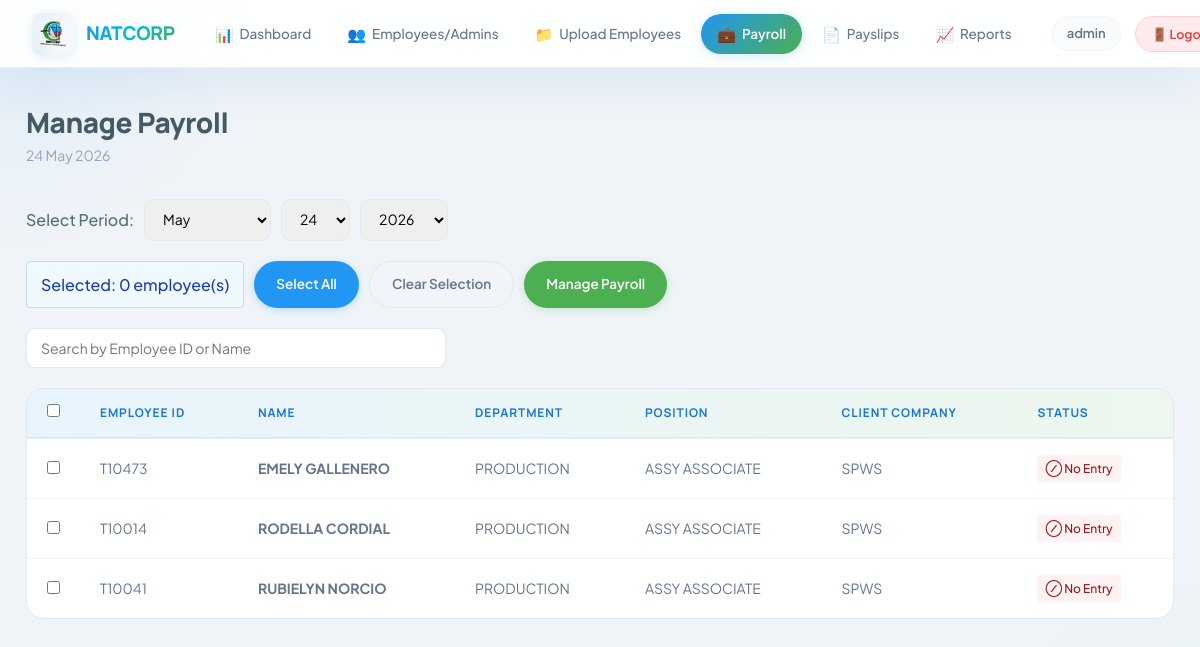
The app's page /admin/manage_payroll.php (signed in) with its own data.
### tables this page shows
CREATE TABLE `employees` (
  `id` int(11) NOT NULL,
  `user_id` int(11) NOT NULL,
  `employee_id` varchar(50) NOT NULL,
  `first_name` varchar(100) NOT NULL,
  `last_name` varchar(100) NOT NULL,
  `email` varchar(100) NOT NULL,
  `department` varchar(100) DEFAULT NULL,
  `position` varchar(100) DEFAULT NULL,
  `client_company` varchar(100) DEFAULT NULL,
  `phone` varchar(20) DEFAULT NULL,
  `dob` date DEFAULT NULL,
  `date_of_joining` date DEFAULT NULL,
  `status` enum('active','inactive') DEFAULT 'active',
  `created_at` timestamp NOT NULL DEFAULT current_timestamp(),
  `updated_at` timestamp NOT NULL DEFAULT current_timestamp() ON UPDATE current_timestamp()
);

### admin/manage_payroll.php (the view, shortened to what this page needs)
<?php
$base_path = dirname(dirname(__FILE__));
require_once $base_path . '/includes/Payroll.php';
$month = intval($_GET['month'] ?? date('m'));
$year = intval($_GET['year'] ?? date('Y'));
$day = intval($_GET['day'] ?? date('j'));
$employees_sql = "SELECT id, employee_id, first_name, last_name, department, position, client_company FROM employees WHERE status = 'active' ORDER BY first_name, last_name";
$employees_result = $conn->query($employees_sql);
$employees = $employees_result->fetch_all(MYSQLI_ASSOC);
$payroll_map = [];
?>
<!DOCTYPE html>
<html lang="en">
<head>
    <link rel="stylesheet" href="../assets/css/style.css">
</head>
<body>
    <?php include '../includes/admin_nav.php'; ?>
    <div class="main-content">
        <div class="page-header">
            <div>
                <h1>Manage Payroll</h1>
                <p class="subtitle"><?php echo date('j F Y', mktime(0, 0, 0, $month, $day, $year)); ?></p>
            </div>
        </div>
        <div class="payroll-selector">
            <div class="period-selector">
                <label style="font-weight: 500;">Select Period:</label>
                <select id="monthSelect" onchange="updatePeriod()">
                    <?php for ($i = 1; $i <= 12; $i++): ?>
                        <option value="<?php echo $i; ?>" <?php echo $i == $month ? 'selected' : ''; ?>>
                            <?php echo date('F', mktime(0, 0, 0, $i, 1)); ?>
                        </option>
                    <?php endfor; ?>
                </select>
                <select id="daySelect" onchange="updatePeriod()">
                    <?php for ($i = 1; $i <= 31; $i++): ?>
                        <option value="<?php echo $i; ?>" <?php echo $i == $day ? 'selected' : ''; ?>>
                            <?php echo $i; ?>
                        </option>
                    <?php endfor; ?>
                </select>
                <select id="yearSelect" onchange="updatePeriod()">
                    <?php for ($i = 2024; $i <= 2030; $i++): ?>
                        <option value="<?php echo $i; ?>" <?php echo $i == $year ? 'selected' : ''; ?>>
                            <?php echo $i; ?>
                        </option>
                    <?php endfor; ?>
                </select>
            </div>
            <div class="action-buttons">
                <div class="selected-count">
                    Selected: <span id="selectedCount">0</span> employee(s)
                </div>
                <button type="button" class="btn btn-primary" onclick="selectAll()" id="selectAllBtn">Select All</button>
                <button type="button" class="btn btn-secondary" onclick="deselectAll()">Clear Selection</button>
                <button type="button" class="btn btn-success" onclick="editPayroll()" id="editBtn" disabled>Manage Payroll</button>
            </div>
            <div class="search-bar" style="margin-bottom: 20px;">
                <input type="text" id="employeeSearch" class="search-input" placeholder="Search by Employee ID or Name" oninput="filterEmployees()">
            </div>
        </div>
        <div class="table-container">
            <table class="checkbox-table">
                <thead>
                    <tr>
                        <th><input type="checkbox" id="selectAllCheckbox" onchange="toggleSelectAll(this.checked)"></th>
                        <th>Employee ID</th>
                        <th>Name</th>
                        <th>Department</th>
                        <th>Position</th>
                        <th>Client Company</th>
                        <th>Status</th>
                    </tr>
                </thead>
                <tbody>
                    <?php if (empty($employees)): ?>
                        <tr>
                            <td colspan="7" style="text-align: center; padding: 40px; color: var(--text-muted);">No active employees found</td>
                        </tr>
                    <?php else: ?>
                        <?php foreach ($employees as $emp): ?>
                            <tr>
                                <td>
                                    <input type="checkbox" class="emp-checkbox" value="<?php echo $emp['id']; ?>"
                                           data-emp-id="<?php echo htmlspecialchars($emp['employee_id']); ?>"
                                           onchange="updateSelectedCount()">
                                </td>
                                <td><?php echo htmlspecialchars($emp['employee_id']); ?></td>
                                <td>
                                    <strong><?php echo htmlspecialchars($emp['first_name'] . ' ' . $emp['last_name']); ?></strong>
                                </td>
                                <td><?php echo htmlspecialchars($emp['department'] ?? '-'); ?></td>
                                <td><?php echo htmlspecialchars($emp['position'] ?? '-'); ?></td>
                                <td><?php echo htmlspecialchars($emp['client_company'] ?? '-'); ?></td>
                                <td>
                                    <?php if (isset($payroll_map[$emp['employee_id']])): ?>
                                        <span class="status-badge has-payroll">✓ Has Entry</span>
                                    <?php else: ?>
                                        <span class="status-badge no-payroll">⊘ No Entry</span>
                                    <?php endif; ?>
                                </td>
                            </tr>
                        <?php endforeach; ?>
                    <?php endif; ?>
                </tbody>
            </table>
        </div>
    </div>
</body>
</html>

### admin/manage_payroll.php (style rules this page uses)
.payroll-selector { margin-bottom: 20px; }
.period-selector { display: flex; gap: 10px; margin-bottom: 20px; align-items: center; }
.period-selector select { padding: 10px 14px; border: 1px solid var(--border-color); border-radius: var(--radius-sm); font-family: inherit; font-size: 14px; }
.action-buttons { display: flex; gap: 10px; margin-bottom: 20px; }
.checkbox-table thead th:first-child { width: 50px; }
.status-badge { display: inline-block; padding: 4px 8px; border-radius: 4px; font-size: 12px; font-weight: 500; }
.status-badge.no-payroll { background: #fef2f2; color: #991b1b; }
.selected-count { padding: 10px 14px; background: #f0f9ff; border: 1px solid #bfdbfe; border-radius: 4px; font-weight: 500; color: #1e40af; }
.search-bar { display: flex; justify-content: flex-start; }
.search-input { width: 100%; max-width: 420px; padding: 10px 14px; border: 1px solid var(--border-color); border-radius: var(--radius-sm); font-family: inherit; font-size: 14px; }

### records on screen
employees: employee "T10473", first_name+last_name "EMELY GALLENERO", department "PRODUCTION", position "ASSY ASSOCIATE", client_company "SPWS", shows "⊘ No Entry"
employees: employee "T10014", first_name+last_name "RODELLA CORDIAL", department "PRODUCTION", position "ASSY ASSOCIATE", client_company "SPWS", shows "⊘ No Entry"
employees: employee "T10041", first_name+last_name "RUBIELYN NORCIO", department "PRODUCTION", position "ASSY ASSOCIATE", client_company "SPWS", shows "⊘ No Entry"

### other values on screen
$_SESSION['username'] "admin"
date('j F Y', mktime(0, 0, 0, $month, $day, $year)) "24 May 2026"
form field value "May"
form field value "24"
form field value "2026"
